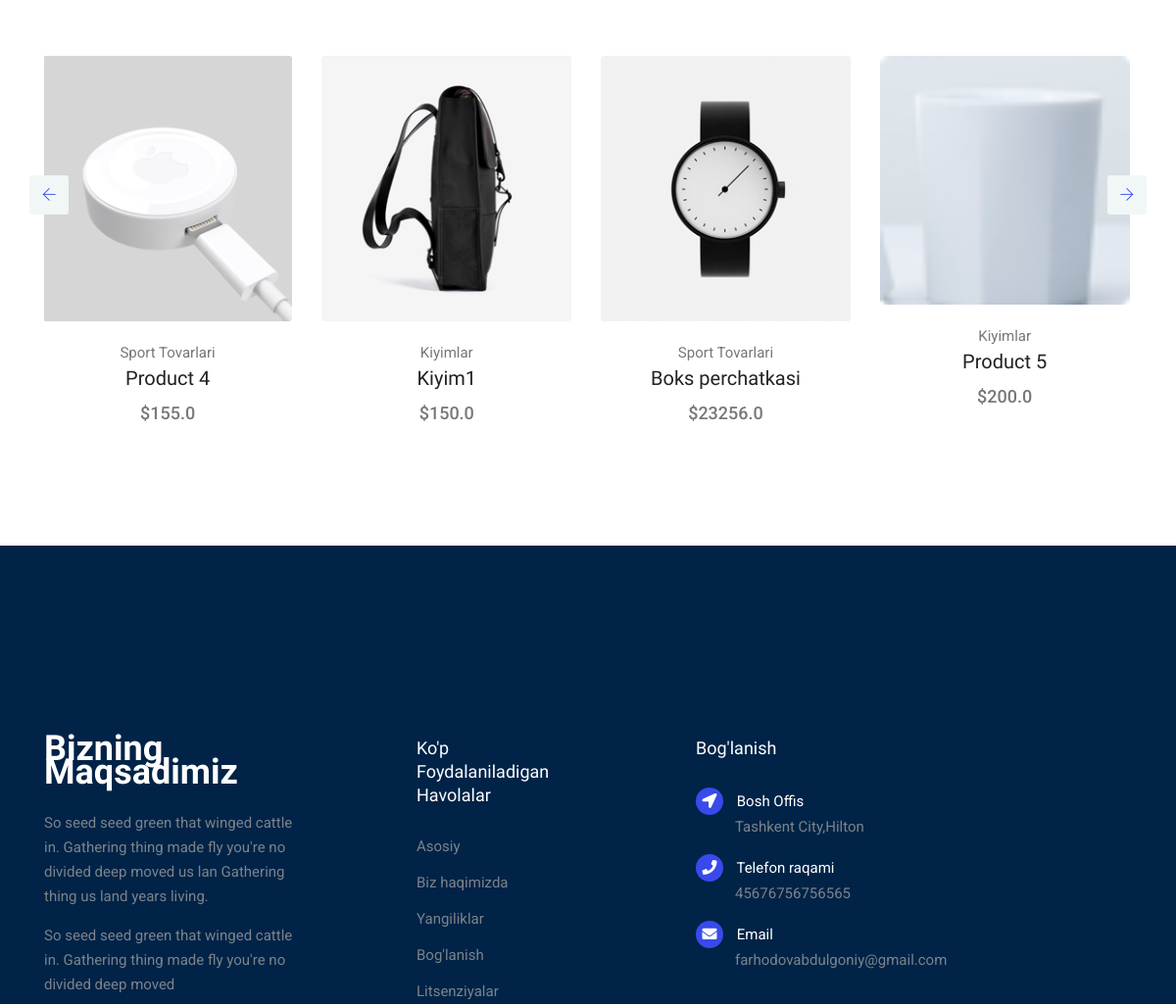
Page /post/ (middle part) on the earlier database version.
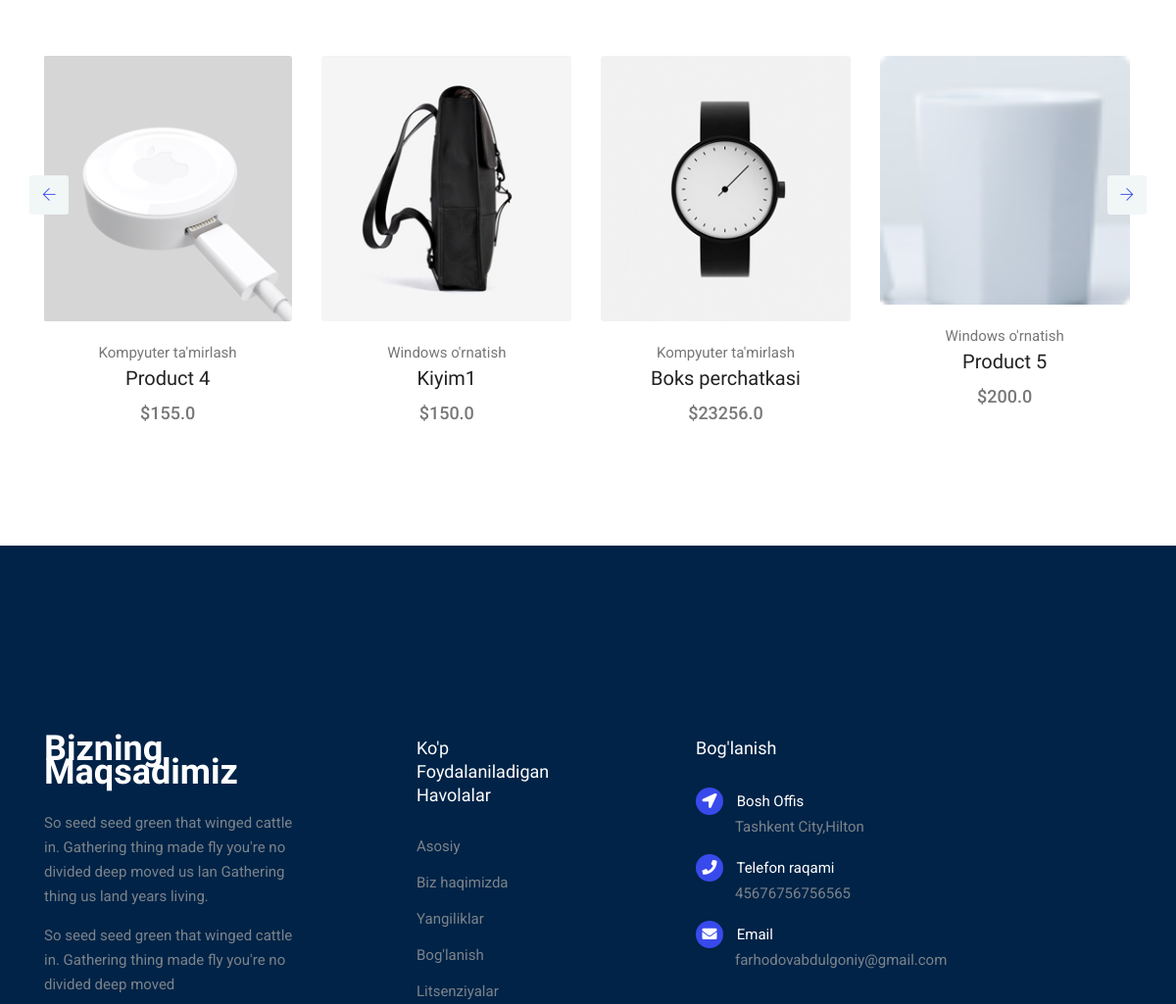
Same page on the later database version.
### product/models.py (models this page shows, shortened)
class Product(models.Model):
    STATUS = (
        ('True','Mavjud'),
        ('False','Mavjud emas'),
    )
    category = models.ForeignKey(Category,on_delete=models.CASCADE)
    title = models.CharField(max_length=222,unique=True)
    keywords = models.CharField(max_length=222,unique=True)
    description = models.CharField(max_length=222,blank=True)
    image = models.ImageField(upload_to='product_main/',blank=True)
    price = models.FloatField()
    amount = models.IntegerField()
    minamount = models.IntegerField()
    detail = RichTextUploadingField()
    slug = models.SlugField(null=False,unique=True)
    status = models.CharField(max_length=15,choices=STATUS)
    create_at = models.DateTimeField(auto_now_add=True)
    update_at = models.DateTimeField(auto_now=True)
    def image_tag(self):
        return mark_safe('<img src="{}" height="50">'.format(self.image.url))
    image_tag.short_description = 'Image'

class Category(models.Model):
    title = models.CharField(max_length=222,unique=True)
    keywords = models.CharField(max_length=255,unique=True)
    slug = models.SlugField(null=False,unique=True)
    image = models.ImageField(upload_to = 'category_images/',blank=True)
    description = models.CharField(max_length=255,blank=True)
    create_at = models.DateTimeField(auto_now_add=True)
    update_at = models.DateTimeField(auto_now=True)
    def __str__(self):
        return self.title

### home/views.py (the view)
# urls.py: path('post/',views.post,name='post'),
def post(request):
    post = Post.objects.all().order_by('-id')
    setting = Setting.objects.all()
    category = Category.objects.all()
    product_picked = Product.objects.all().order_by('?')[:8]
    context = {
        'setting':setting,
        'category':category,
        'post':post,
        'product_picked':product_picked,
    }
    return render(request,'post.html',context)

### templates/post.html (shortened to what this page needs)
{% extends 'base.html' %}
{% load static %}
{% block content %}
<section class="section-margin calc-60px">
    <div class="container">
        <div class="section-intro pb-60px">
        </div>
        <div class="owl-carousel owl-theme" id="bestSellerCarousel">
            {% for i in product_picked %}
            <div class="card text-center card-product">
                <div class="card-product__img">
                    <img class="img-fluid" src="{{i.image.url}}" alt="">
                </div>
                <div class="card-body">
                    <p>{{i.category}}</p>
                    <h4 class="card-product__title"><a href="/product-detail/{{i.id}}/">{{i.title}}</a></h4>
                    <p class="card-product__price">${{i.price|safe}}</p>
                </div>
            </div>
            {% endfor %}
        </div>
    </div>
</section>
{% endblock %}

Differences in the rows shown:
changed through a linked row, Product "Product 4": category "Sport Tovarlari" → "Kompyuter ta'mirlash"
changed through a linked row, Product "Kiyim1": category "Kiyimlar" → "Windows o'rnatish"
changed through a linked row, Product "Boks perchatkasi": category "Sport Tovarlari" → "Kompyuter ta'mirlash"
changed through a linked row, Product "Product 5": category "Kiyimlar" → "Windows o'rnatish"
